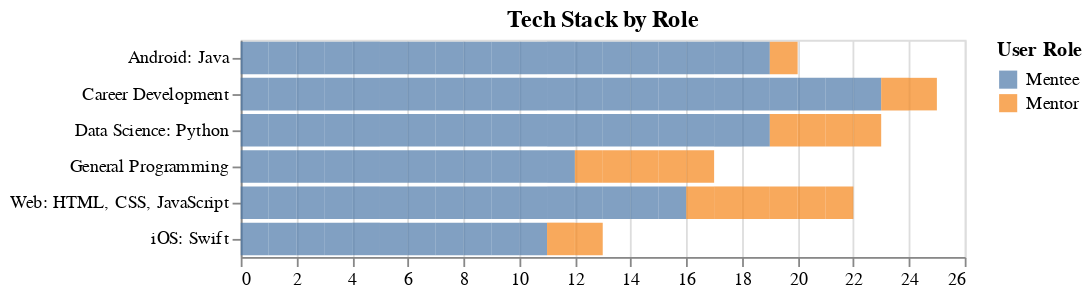

Source (notebook cell):
### Code cell
alt.Chart.from_dict(requests.get("http://127.0.0.1:8000/graphs/tech-stack-by-role").json())

### Figure 1 — Vega-Lite specification as saved in the notebook (floating-point values rounded to 4 significant figures)
{"config": {"view": {"continuousWidth": 400, "continuousHeight": 300}}, "data": {"name": "data-0b7b05a16d8776ed2d4fef90daa18653"}, "mark": {"type": "bar", "opacity": 0.7}, "datasets": {"data-0b7b05a16d8776ed2d4fef90daa18653": [{"name": "Coraline Smith", "tech_stack": "Web: HTML, CSS, JavaScript", "user_role": "Mentee"}, {"name": "Ali Turner", "tech_stack": "iOS: Swift", "user_role": "Mentee"}, {"name": "Calliope Gutierrez", "tech_stack": "Web: HTML, CSS, JavaScript", "user_role": "Mentee"}, {"name": "Adelyn Cooper", "tech_stack": "Career Development", "user_role": "Mentee"}, {"name": "Juniper Gonzales", "tech_stack": "Career Development", "user_role": "Mentee"}, {"name": "Rhea Davis", "tech_stack": "Android: Java", "user_role": "Mentee"}, {"name": "Lorelai Rogers", "tech_stack": "General Programming", "user_role": "Mentee"}, {"name": "Phoenix Hernandez", "tech_stack": "Career Development", "user_role": "Mentee"}, {"name": "Alberto Watson", "tech_stack": "Career Development", "user_role": "Mentee"}, {"name": "Hector Anderson", "tech_stack": "Web: HTML, CSS, JavaScript", "user_role": "Mentee"}, {"name": "Brynn Gutierrez", "tech_stack": "Data Science: Python", "user_role": "Mentee"}, {"name": "Emilia Myers", "tech_stack": "Android: Java", "user_role": "Mentee"}, {"name": "Adam Cook", "tech_stack": "Career Development", "user_role": "Mentee"}, {"name": "Freyja Wood", "tech_stack": "Data Science: Python", "user_role": "Mentee"}, {"name": "Briar Evans", "tech_stack": "General Programming", "user_role": "Mentee"}, {"name": "Catalina Moore", "tech_stack": "Web: HTML, CSS, JavaScript", "user_role": "Mentee"}, {"name": "Brennan Walker", "tech_stack": "iOS: Swift", "user_role": "Mentee"}, {"name": "Ariyah Scott", "tech_stack": "Web: HTML, CSS, JavaScript", "user_role": "Mentee"}, {"name": "Bellamy Moore", "tech_stack": "Web: HTML, CSS, JavaScript", "user_role": "Mentee"}, {"name": "Dallas Sanders", "tech_stack": "Web: HTML, CSS, JavaScript", "user_role": "Mentee"}, {"name": "Skyler Lopez", "tech_stack": "Data Science: Python", "user_role": "Mentee"}, {"name": "Milana Murphy", "tech_stack": "Android: Java", "user_role": "Mentee"}, {"name": "Wyatt Hughes", "tech_stack": "Data Science: Python", "user_role": "Mentee"}, {"name": "Sarai Myers", "tech_stack": "Web: HTML, CSS, JavaScript", "user_role": "Mentee"}, {"name": "Sabrina Long", "tech_stack": "Web: HTML, CSS, JavaScript", "user_role": "Mentee"}, {"name": "Ella Scott", "tech_stack": "Career Development", "user_role": "Mentee"}, {"name": "Princeton Hughes", "tech_stack": "iOS: Swift", "user_role": "Mentee"}, {"name": "Kadence Mitchell", "tech_stack": "Data Science: Python", "user_role": "Mentee"}, {"name": "Clarissa White", "tech_stack": "Career Development", "user_role": "Mentee"}, {"name": "Adele Kelly", "tech_stack": "General Programming", "user_role": "Mentee"}, {"name": "Penelope Rodriguez", "tech_stack": "Android: Java", "user_role": "Mentee"}, {"name": "Alondra Williams", "tech_stack": "iOS: Swift", "user_role": "Mentee"}, {"name": "Jaxxon Young", "tech_stack": "General Programming", "user_role": "Mentee"}, {"name": "Devon Reyes", "tech_stack": "Web: HTML, CSS, JavaScript", "user_role": "Mentee"}, {"name": "Adler Rivera", "tech_stack": "Career Development", "user_role": "Mentee"}, {"name": "Darius Ross", "tech_stack": "Data Science: Python", "user_role": "Mentee"}, {"name": "Addilyn Sanders", "tech_stack": "iOS: Swift", "user_role": "Mentee"}, {"name": "Khari Jimenez", "tech_stack": "Web: HTML, CSS, JavaScript", "user_role": "Mentee"}, {"name": "Karen Harris", "tech_stack": "Career Development", "user_role": "Mentee"}, {"name": "Cedric Watson", "tech_stack": "Career Development", "user_role": "Mentee"}, {"name": "Calvin Ortiz", "tech_stack": "Android: Java", "user_role": "Mentee"}, {"name": "Clementine White", "tech_stack": "Data Science: Python", "user_role": "Mentee"}, {"name": "Johanna Nguyen", "tech_stack": "Career Development", "user_role": "Mentee"}, {"name": "Roger Wright", "tech_stack": "Career Development", "user_role": "Mentee"}, {"name": "Macy Morris", "tech_stack": "Android: Java", "user_role": "Mentee"}, {"name": "Alejandra Hill", "tech_stack": "Data Science: Python", "user_role": "Mentee"}, {"name": "Wesson Flores", "tech_stack": "Data Science: Python", "user_role": "Mentee"}, {"name": "Chanel Howard", "tech_stack": "Data Science: Python", "user_role": "Mentee"}, {"name": "Cataleya Rogers", "tech_stack": "Android: Java", "user_role": "Mentee"}, {"name": "Marshall Lopez", "tech_stack": "Android: Java", "user_role": "Mentee"}, {"name": "Melissa Cooper", "tech_stack": "Data Science: Python", "user_role": "Mentee"}, {"name": "Kayson Castillo", "tech_stack": "Data Science: Python", "user_role": "Mentee"}, {"name": "Lennox Jackson", "tech_stack": "Data Science: Python", "user_role": "Mentee"}, {"name": "Roger Flores", "tech_stack": "Android: Java", "user_role": "Mentee"}, {"name": "Forrest Martin", "tech_stack": "Data Science: Python", "user_role": "Mentee"}, {"name": "Cesar Adams", "tech_stack": "Android: Java", "user_role": "Mentee"}, {"name": "Alaya Howard", "tech_stack": "Data Science: Python", "user_role": "Mentee"}, {"name": "Marlowe Sanders", "tech_stack": "Web: HTML, CSS, JavaScript", "user_role": "Mentee"}, {"name": "Hudson Taylor", "tech_stack": "General Programming", "user_role": "Mentee"}, {"name": "Marilyn Brown", "tech_stack": "Career Development", "user_role": "Mentee"}, {"name": "Zahra Hill", "tech_stack": "Android: Java", "user_role": "Mentee"}, {"name": "Alisson Hernandez", "tech_stack": "Career Development", "user_role": "Mentee"}, {"name": "Jaxon Taylor", "tech_stack": "Android: Java", "user_role": "Mentee"}, {"name": "Westley Jackson", "tech_stack": "Web: HTML, CSS, JavaScript", "user_role": "Mentee"}, {"name": "Emmie Rodriguez", "tech_stack": "Android: Java", "user_role": "Mentee"}, {"name": "Laila Morgan", "tech_stack": "General Programming", "user_role": "Mentee"}, {"name": "Moshe Ruiz", "tech_stack": "Career Development", "user_role": "Mentee"}, {"name": "Christian Patel", "tech_stack": "General Programming", "user_role": "Mentee"}, {"name": "Simon Parker", "tech_stack": "Career Development", "user_role": "Mentee"}, {"name": "Lawson Ramos", "tech_stack": "Android: Java", "user_role": "Mentee"}, {"name": "Mariana Ward", "tech_stack": "Web: HTML, CSS, JavaScript", "user_role": "Mentee"}, {"name": "Orion Collins", "tech_stack": "iOS: Swift", "user_role": "Mentee"}, {"name": "Legacy Adams", "tech_stack": "Web: HTML, CSS, JavaScript", "user_role": "Mentee"}, {"name": "Bishop Ruiz", "tech_stack": "Career Development", "user_role": "Mentee"}, {"name": "Lillie Rodriguez", "tech_stack": "iOS: Swift", "user_role": "Mentee"}, {"name": "Rocco Parker", "tech_stack": "General Programming", "user_role": "Mentee"}, {"name": "Julieta Lewis", "tech_stack": "General Programming", "user_role": "Mentee"}, {"name": "Uriel Parker", "tech_stack": "Career Development", "user_role": "Mentee"}, {"name": "Holly Gray", "tech_stack": "General Programming", "user_role": "Mentee"}, {"name": "Charlee Hernandez", "tech_stack": "Data Science: Python", "user_role": "Mentee"}, {"name": "Nancy Anderson", "tech_stack": "Career Development", "user_role": "Mentee"}, {"name": "Stanley Martin", "tech_stack": "Web: HTML, CSS, JavaScript", "user_role": "Mentee"}, {"name": "Laurel Lee", "tech_stack": "Career Development", "user_role": "Mentee"}, {"name": "Fletcher Ortiz", "tech_stack": "General Programming", "user_role": "Mentee"}, {"name": "Aziel Anderson", "tech_stack": "Android: Java", "user_role": "Mentee"}, {"name": "Paxton Jackson", "tech_stack": "iOS: Swift", "user_role": "Mentee"}, {"name": "Genesis Torres", "tech_stack": "Career Development", "user_role": "Mentee"}, {"name": "Jakob Reed", "tech_stack": "Android: Java", "user_role": "Mentee"}, {"name": "Maryam Stewart", "tech_stack": "iOS: Swift", "user_role": "Mentee"}, {"name": "Harlow Johnson", "tech_stack": "Career Development", "user_role": "Mentee"}, {"name": "Leandro Campbell", "tech_stack": "iOS: Swift", "user_role": "Mentee"}, {"name": "Nyomi Jimenez", "tech_stack": "Career Development", "user_role": "Mentee"}, {"name": "Kaison Jones", "tech_stack": "Android: Java", "user_role": "Mentee"}, {"name": "Dahlia Watson", "tech_stack": "Data Science: Python", "user_role": "Mentee"}, {"name": "Aitana Parker", "tech_stack": "General Programming", "user_role": "Mentee"}, {"name": "Leslie Cruz", "tech_stack": "Android: Java", "user_role": "Mentee"}, {"name": "Zoie Robinson", "tech_stack": "iOS: Swift", "user_role": "Mentee"}, {"name": "Chanel Turner", "tech_stack": "Android: Java", "user_role": "Mentee"}, {"name": "Andrea Martinez", "tech_stack": "Data Science: Python", "user_role": "Mentee"}, {"name": "Krew Martinez", "tech_stack": "Data Science: Python", "user_role": "Mentee"}, {"name": "Alejandra Wood", "tech_stack": "Career Development", "user_role": "Mentor"}, {"name": "Cason Gutierrez", "tech_stack": "General Programming", "user_role": "Mentor"}, {"name": "Mavis Castillo", "tech_stack": "Android: Java", "user_role": "Mentor"}, {"name": "Amos Davis", "tech_stack": "Data Science: Python", "user_role": "Mentor"}, {"name": "Madison Davis", "tech_stack": "Web: HTML, CSS, JavaScript", "user_role": "Mentor"}, {"name": "Asher Gonzales", "tech_stack": "Web: HTML, CSS, JavaScript", "user_role": "Mentor"}, {"name": "Evan Phillips", "tech_stack": "Web: HTML, CSS, JavaScript", "user_role": "Mentor"}, {"name": "Miles Morris", "tech_stack": "Data Science: Python", "user_role": "Mentor"}, {"name": "Kane Cruz", "tech_stack": "General Programming", "user_role": "Mentor"}, {"name": "Stetson Bennet", "tech_stack": "Data Science: Python", "user_role": "Mentor"}, {"name": "Eloise Murphy", "tech_stack": "Career Development", "user_role": "Mentor"}, {"name": "Daleyza Torres", "tech_stack": "General Programming", "user_role": "Mentor"}, {"name": "Kyler Morgan", "tech_stack": "Web: HTML, CSS, JavaScript", "user_role": "Mentor"}, {"name": "Kylie Miller", "tech_stack": "General Programming", "user_role": "Mentor"}, {"name": "Danna Hernandez", "tech_stack": "iOS: Swift", "user_role": "Mentor"}, {"name": "Sunny Flores", "tech_stack": "Web: HTML, CSS, JavaScript", "user_role": "Mentor"}, {"name": "Liv Alvarez", "tech_stack": "Data Science: Python", "user_role": "Mentor"}, {"name": "Matias Parker", "tech_stack": "General Programming", "user_role": "Mentor"}, {"name": "Kaydence Morales", "tech_stack": "Web: HTML, CSS, JavaScript", "user_role": "Mentor"}, {"name": "Emani Taylor", "tech_stack": "iOS: Swift", "user_role": "Mentor"}]}, "encoding": {"color": {"field": "user_role", "title": "User Role", "type": "nominal"}, "tooltip": [{"field": "tech_stack", "type": "nominal"}, {"field": "name", "type": "nominal"}, {"field": "user_role", "type": "nominal"}], "x": {"aggregate": "count", "title": "", "type": "quantitative"}, "y": {"field": "tech_stack", "title": "", "type": "nominal"}}, "title": "Tech Stack by Role", "$schema": "https://vega.github.io/schema/vega-lite/v4.17.0.json"}
